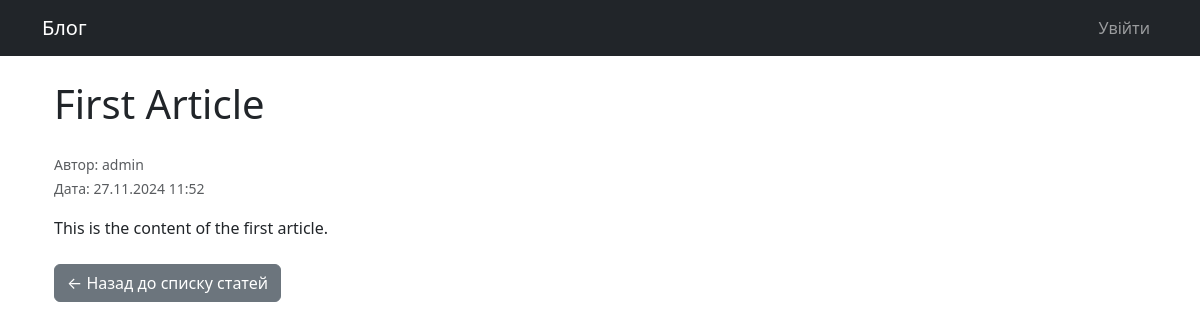
The page /article/view/9 on the database its author committed.
### tables this page shows
CREATE TABLE `articles` (
  `id` int NOT NULL,
  `title` varchar(255) NOT NULL,
  `content` text NOT NULL,
  `author_id` int NOT NULL,
  `created_at` timestamp NULL DEFAULT CURRENT_TIMESTAMP
);

CREATE TABLE `users` (
  `id` int NOT NULL,
  `login` varchar(50) NOT NULL,
  `password` varchar(255) NOT NULL,
  `created_at` timestamp NULL DEFAULT CURRENT_TIMESTAMP
);

### models/Article.php (called while the page is built, shortened)
<?php
class Article {
    private $conn;
    private $table = 'articles';
    public function __construct($db) {
        $this->conn = $db;
    }
    public function readOne($id) {
        $query = "SELECT a.*, u.login as author_name FROM " . $this->table . " a
                 LEFT JOIN users u ON a.author_id = u.id
                 WHERE a.id = ?";
        $stmt = $this->conn->prepare($query);
        $stmt->bind_param("i", $id);
        if (!$stmt->execute()) {
            error_log("Execute failed: " . $stmt->error);
            return false;
        }
        return $stmt->get_result();
    }
}

### views/articles/view.php (the view)
<?php include_once __DIR__ . '/../layout/header.php'; ?>
<div class="container">
    <?php if ($article && $row = $article->fetch_assoc()): ?>
        <article class="my-4">
            <h1 class="mb-4"><?php echo htmlspecialchars($row['title']); ?></h1>
            <div class="mb-3 text-muted">
                <small>
                    Автор: <?php echo htmlspecialchars($row['author_name']); ?>
                    <br>
                    Дата: <?php echo date('d.m.Y H:i', strtotime($row['created_at'])); ?>
                </small>
            </div>
            <div class="article-content">
                <?php echo nl2br(htmlspecialchars($row['content'])); ?>
            </div>
        </article>
    <?php else: ?>
        <div class="alert alert-warning mt-4">
            Статтю не знайдено
        </div>
    <?php endif; ?>
    <div class="mt-4">
        <a href="/" class="btn btn-secondary">← Назад до списку статей</a>
    </div>
</div>
<?php include_once __DIR__ . '/../layout/footer.php'; ?>

### rows shown on the page
articles: title "First Article", author.login "admin", created_at "27.11.2024 11:52", content "This is the content of the first article."
